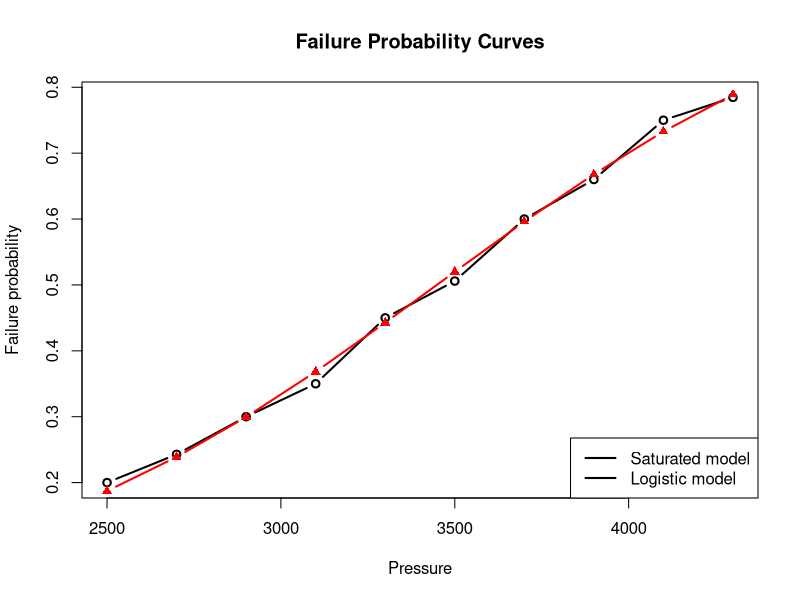

This chart was generated by the following R code:
## ---- chunk 1
knitr::opts_chunk$set(echo = TRUE)
## ---- chunk 2
data = read.csv("Fastener.csv")
head(data)
## ---- chunk 3
model.a = glm(
  cbind(Failed, Num.Fasteners - Failed) ~ Pressure,
  data = data,
  family = binomial
)
summ.a = summary(model.a)
summ.a
## ---- chunk 4
# Satured model
model.b = glm(
  cbind(Failed, Num.Fasteners - Failed) ~ factor(Pressure),
  data = data,
  family = binomial
)
summ.b = summary(model.b)
summ.b
## ---- chunk 5
# fitted failure probabilities from both models
fitted.table <- data.frame(
  Pressure = data$Pressure,
  Saturated = predict(model.b, type = "response"),
  Logistic  = predict(model.a, type = "response")
)

fitted.table
## ---- chunk 6
# Extract variables
x  <- fitted.table$Pressure
pS <- fitted.table$Saturated
pL <- fitted.table$Logistic

# Plot the saturated model curve
plot(x, pS,
     type = "b",      # both points and lines
     lwd = 2,
     xlab = "Pressure",
     ylab = "Failure probability",
     main = "Failure Probability Curves")

# Add the logistic model curve
lines(x, pL,
      type = "b",
      col="red",
      pch = 17,
      lwd = 2)

# Add legend
legend("bottomright",
       legend = c("Saturated model", "Logistic model"),
       lwd = 2)
## ---- chunk 7
# Computing the deviance 
ni = data$Num.Fasteners
pi.hat.i = model.a$fitted.values
yi = data$Failed

D = 2 * sum( yi * log( yi / (ni * pi.hat.i) ) + (ni - yi) * log( (ni - yi) / (ni * (1 - pi.hat.i)) ) )
cat("Computed deviance =", D, "model.a's deviance =", model.a$deviance)
## ---- chunk 8
# Pearson GOF statistic

X2 <- sum((yi - ni*pi.hat.i)^2 / (ni*pi.hat.i*(1 - pi.hat.i)))

n  <- length(yi) # number of observations
p  <- 1 # estimated parameters
df <- n - p - 1 # degree of freedom

p_value <- 1 - pchisq(X2, df)

cat("Pearson X2 =", X2, "\n")
cat("p-value =", p_value, "\n")
## ---- chunk 9
# The deviance GOF p-value
p_value = 1 - pchisq(D, df)
cat("p-value =", p_value, "\n")
## ---- chunk 10
# The model with no covariate
model.f = glm(
  cbind(Failed, Num.Fasteners - Failed) ~ 1,
  data = data,
  family = binomial
)

# LRT 
anova(model.a, model.f)
